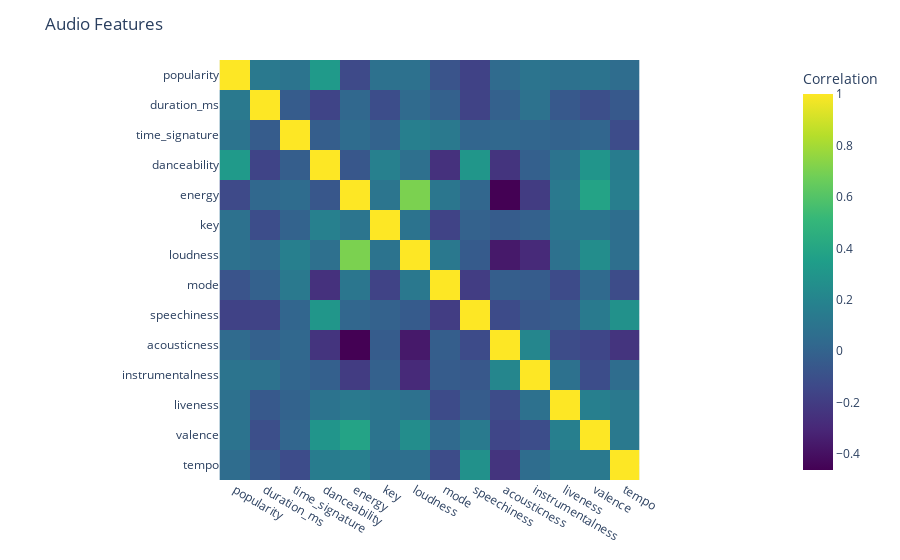

This figure's notebook cell:
### Code cell
fig = px.imshow(
    corr2,
    labels=dict(color="Correlation"),
    x=temp2.columns,
    y=temp2.columns,
    color_continuous_scale='Viridis'
    )

fig.update_layout(
    title="Audio Features")

fig.show()

### Figure 1 — Plotly figure (JSON) as saved in the notebook; plotly's stock layout.template omitted (floating-point values rounded to 4 significant figures; data arrays with more than 128 entries replaced by an {"elided": "..."} marker saying what was removed)
{"data": [{"coloraxis": "coloraxis", "hovertemplate": "x: %{x}<br>y: %{y}<br>Correlation: %{z}<extra></extra>", "type": "heatmap", "x": ["popularity", "duration_ms", "time_signature", "danceability", "energy", "key", "loudness", "mode", "speechiness", "acousticness", "instrumentalness", "liveness", "valence", "tempo"], "y": ["popularity", "duration_ms", "time_signature", "danceability", "energy", "key", "loudness", "mode", "speechiness", "acousticness", "instrumentalness", "liveness", "valence", "tempo"], "z": {"elided": "14x14 float values"}}], "layout": {"coloraxis": {"colorbar": {"title": {"text": "Correlation"}}, "colorscale": [[0, "#440154"], [0.1111, "#482878"], [0.2222, "#3e4989"], [0.3333, "#31688e"], [0.4444, "#26828e"], [0.5556, "#1f9e89"], [0.6667, "#35b779"], [0.7778, "#6ece58"], [0.8889, "#b5de2b"], [1, "#fde725"]]}, "margin": {"t": 60}, "title": {"text": "Audio Features"}, "xaxis": {"constrain": "domain", "scaleanchor": "y"}, "yaxis": {"autorange": "reversed", "constrain": "domain"}}}
